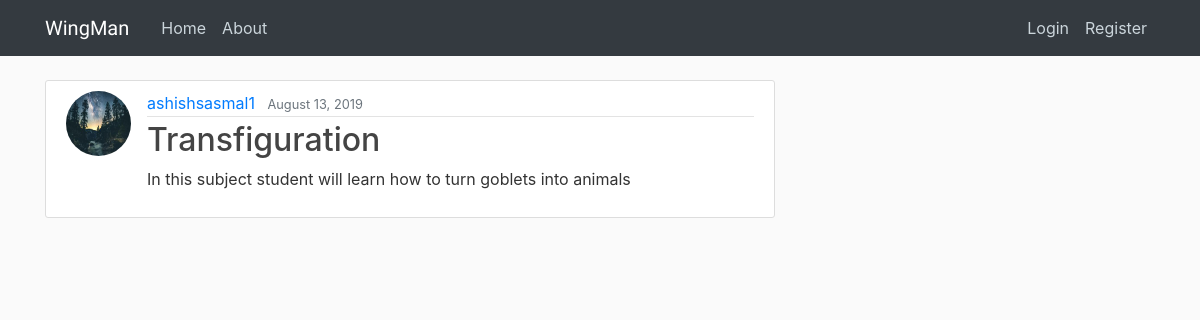
Before: /post/2/ with the older database file.
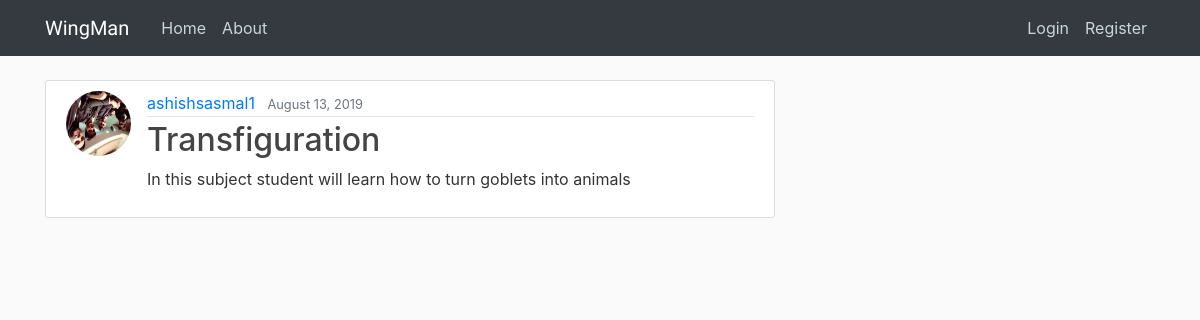
After: the same page with the newer database file.
### blog/models.py (models this page shows, shortened)
class Post(models.Model):
	title=models.CharField(max_length=100)
	content=models.TextField()
	date_posted=models.DateTimeField(default=timezone.now)
	author=models.ForeignKey(User,on_delete=models.CASCADE)

### users/models.py (models this page shows, shortened)
class Profile(models.Model):
    user = models.OneToOneField(User, on_delete=models.CASCADE)
    image = models.ImageField(default='default.jpg', upload_to='profile_pics')

### blog/views.py (the view)
# urls.py: path('post/<int:pk>/',views.PostDetailView.as_view(),name='post-detail'),
class PostDetailView(DetailView):
	model = Post

### blog/templates/blog/post_detail.html (shortened to what this page needs)
{% extends 'blog/base.html' %}
{% block content %}
			<article class="media content-section">
      <img class="rounded-circle article-img" src="{{object.author.profile.image.url}}">
  <div class="media-body">
    <div class="article-metadata">
      <a class="mr-2" href="#">{{ object.author }}</a>
      <small class="text-muted">{{ object.date_posted | date:"F d, Y" }}</small>
    </div>
    <h2 class="article-title"> {{ object.title }}</h2>
    <p class="article-content">{{ object.content }}</p>
  </div>
  <br>
</article>
{% endblock content %}

Changed rows visible on the page:
changed through a linked row, Post "Transfiguration": author.profile.image: a different picture
